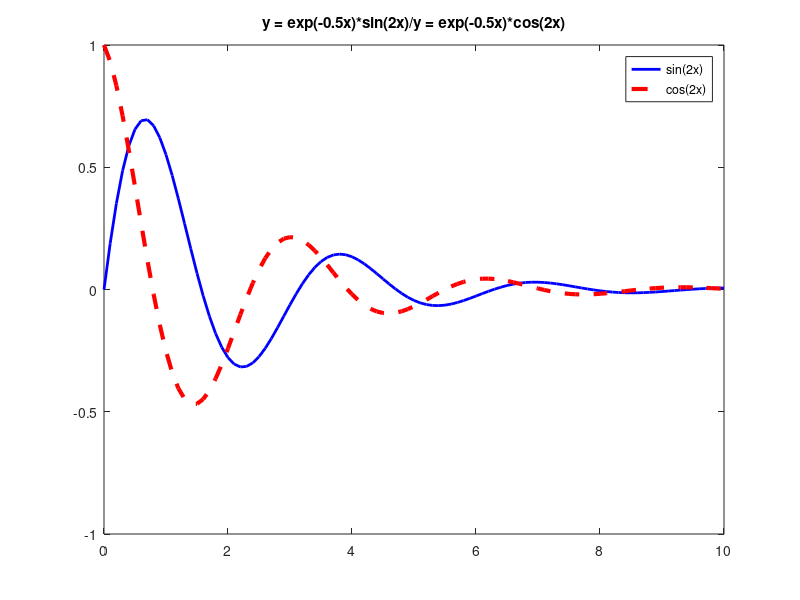

Recreate this plot in MATLAB.
x = 0: 0.1: 10;
y1 = exp(-.5.*x).*sin(2.*x);
y2 = exp(-.5.*x).*cos(2.*x);
plot(x, y1, 'b-', 'LineWidth', 2.0);
hold on;
plot(x, y2, 'r--', 'LineWidth', 3.0);
hold off;
title('y = exp(-0.5x)*sin(2x)/y = exp(-0.5x)*cos(2x)');
legend('sin(2x)', 'cos(2x)');
